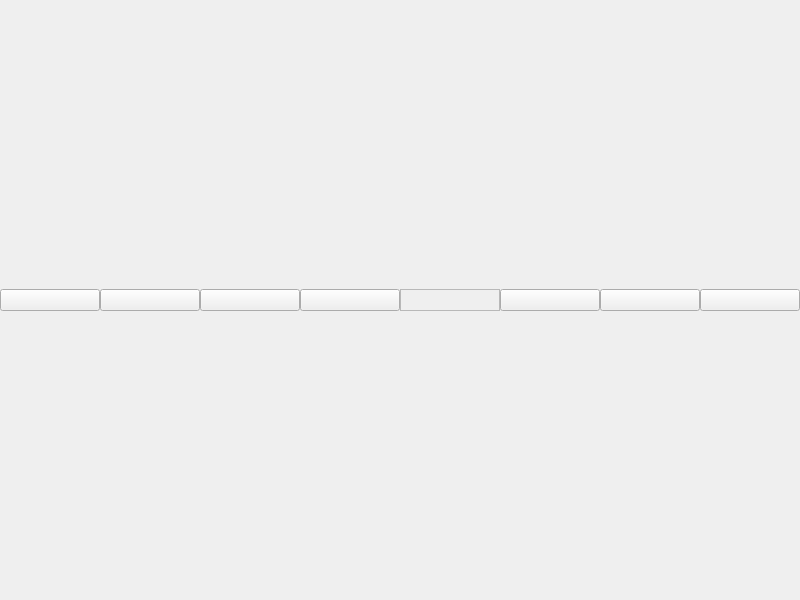
<?xml version="1.0" encoding="UTF-8"?>
<ui version="4.0">
 <class>FontPropertyWidget</class>
 <widget class="QWidget" name="FontPropertyWidget">
  <property name="geometry">
   <rect>
    <x>0</x>
    <y>0</y>
    <width>800</width>
    <height>600</height>
   </rect>
  </property>
  <property name="windowTitle">
   <string>FontPropertyWidget</string>
  </property>
  <layout class="QVBoxLayout" name="verticalLayout">
   <property name="spacing">
    <number>0</number>
   </property>
   <property name="leftMargin">
    <number>0</number>
   </property>
   <property name="topMargin">
    <number>0</number>
   </property>
   <property name="rightMargin">
    <number>0</number>
   </property>
   <property name="bottomMargin">
    <number>0</number>
   </property>
   <item>
    <layout class="QHBoxLayout" name="buttonLayout">
     <property name="spacing">
      <number>0</number>
     </property>
     <item>
      <widget class="FontPropertyPushButton" name="boldBtn">
       <property name="text">
        <string/>
       </property>
      </widget>
     </item>
     <item>
      <widget class="FontPropertyPushButton" name="italicBtn">
       <property name="text">
        <string/>
       </property>
      </widget>
     </item>
     <item>
      <widget class="FontPropertyPushButton" name="underlineBtn">
       <property name="text">
        <string/>
       </property>
      </widget>
     </item>
     <item>
      <widget class="FontPropertyPushButton" name="strikeOutBtn">
       <property name="text">
        <string/>
       </property>
      </widget>
     </item>
     <item>
      <widget class="QFrame" name="frame">
       <property name="frameShape">
        <enum>QFrame::StyledPanel</enum>
       </property>
       <property name="frameShadow">
        <enum>QFrame::Raised</enum>
       </property>
      </widget>
     </item>
     <item>
      <widget class="FontPropertyPushButton" name="unorderedBtn">
       <property name="text">
        <string/>
       </property>
      </widget>
     </item>
     <item>
      <widget class="FontPropertyPushButton" name="orderedBtn">
       <property name="text">
        <string/>
       </property>
      </widget>
     </item>
     <item>
      <widget class="FontPropertyPushButton" name="insertBtn">
       <property name="text">
        <string/>
       </property>
      </widget>
     </item>
    </layout>
   </item>
  </layout>
 </widget>
 <customwidgets>
  <customwidget>
   <class>FontPropertyPushButton</class>
   <extends>QPushButton</extends>
   <header location="global">font_property_push_button.h</header>
  </customwidget>
 </customwidgets>
 <resources/>
 <connections/>
</ui>
